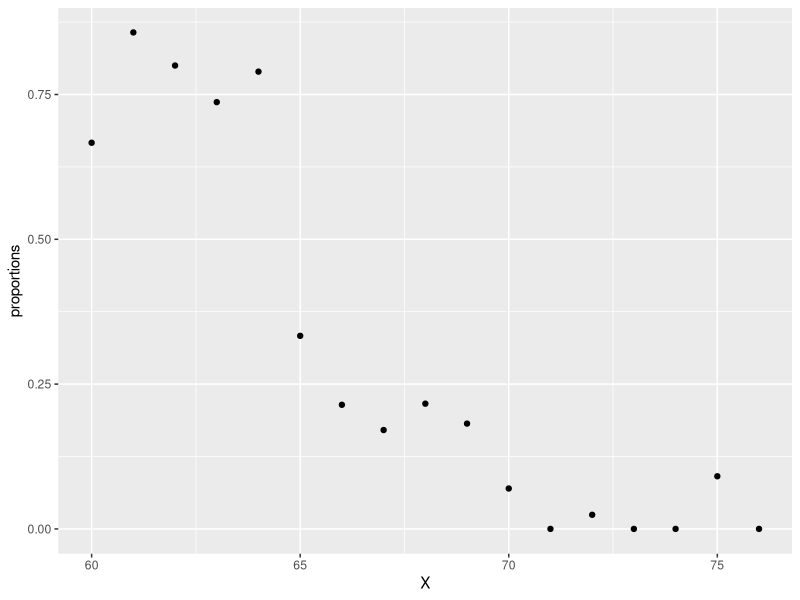
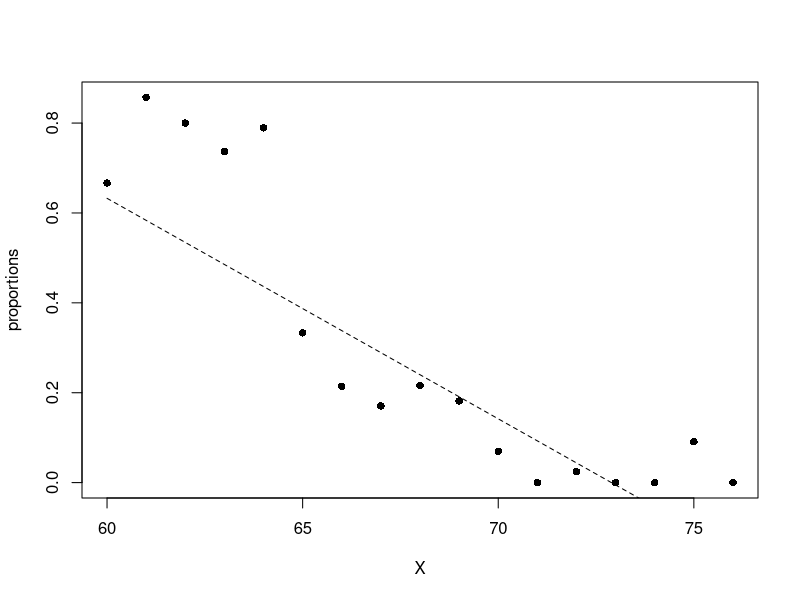

Generate these figures, in order, with R:
## ---- chunk 1
library(tidyverse)
library(caret)
library(dslabs)
library(ggrepel)
data("heights")
y = heights$height
set.seed(2, sample.kind = "Rounding")

test_index = createDataPartition(y, times = 1, p = 0.5, list = FALSE)
train_set = heights %>% slice(-test_index)
test_set = heights %>% slice(test_index)

height_seq2 = seq(60, 76, 0.01) # Define new height_seq w/ small intervals.
glm_fit2 = train_set %>% 
  mutate(y = as.numeric(sex == "Female")) %>% 
  glm(y ~ height, data = ., family = "binomial") 
height_seq2 = seq(60, 76, 0.01)
p_hat_logit2 = predict(glm_fit2, list(height = height_seq2), type = "response")

lm_fit = mutate(train_set, y = as.numeric(sex == "Female")) %>% 
  lm(y ~ height, data = .)

# Re-predict cond. probs. for each reg. type w/ new height_seq.
p_hat_logit2 = predict(glm_fit2, list(height = height_seq2), type = "response")
p_hat2 = predict(lm_fit, list(height = height_seq2))

df_wide = data.frame(height = height_seq2, logistic = p_hat_logit2, linear = p_hat2)

# Convert from wide-form to long-form data for ggplot.
df_long = gather(df_wide, reg_type, reg_val, logistic:linear, factor_key = TRUE)
## ---- chunk 2
data("heights")
y = heights$height
set.seed(2, sample.kind = "Rounding")

test_index = createDataPartition(y, times = 1, p = 0.5, list = FALSE)
train_set = heights %>% slice(-test_index)
test_set = heights %>% slice(test_index)

## ---- chunk 3
train_set %>% 
  filter(height == round(66)) %>% 
  summarize(`Conditional Prob. of being Female` = mean(sex == "Female"))
## ---- chunk 4
X = seq(60, 76, 1)

proportions = map_dbl(X, function(x) {
  train_set %>% 
    filter(height == round(x)) %>% 
    summarize(proportion = mean(sex == "Female")) %>% 
    .$proportion
})

qplot(X, proportions)

## ---- chunk 5
lm_fit = mutate(train_set, y = as.numeric(sex == "Female")) %>% 
  lm(y ~ height, data = .)
lm_fit$coefficients
## ---- chunk 6
plot(X, proportions, pch = 16)
lines(height_seq2, p_hat2, lty = 2)
## ---- chunk 7
p_hat = predict(lm_fit, test_set)
y_hat = ifelse(p_hat > 0.5, "Female", "Male") %>% factor()
confusionMatrix(y_hat, test_set$sex)
